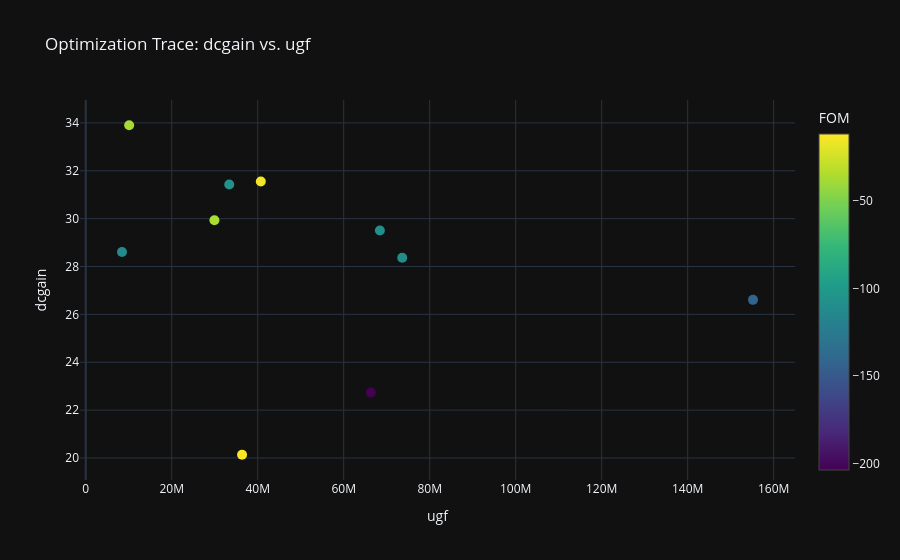
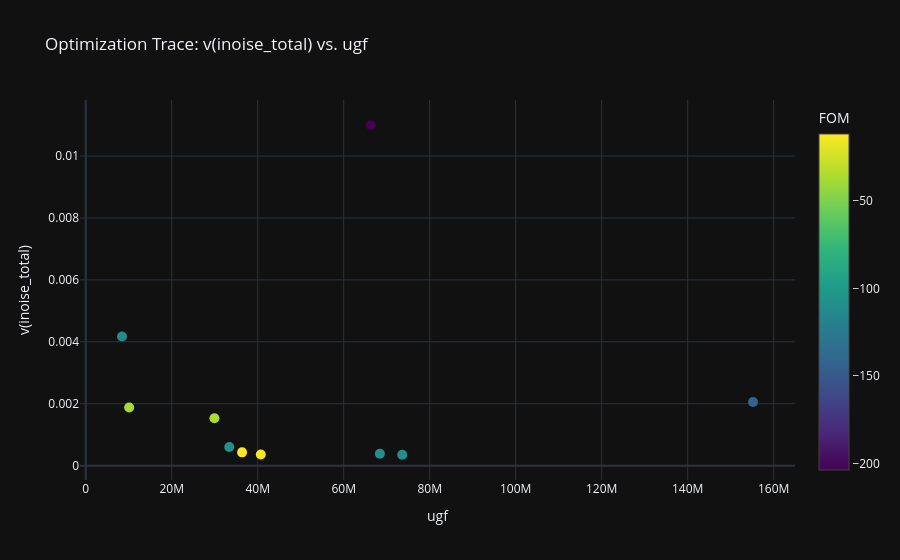
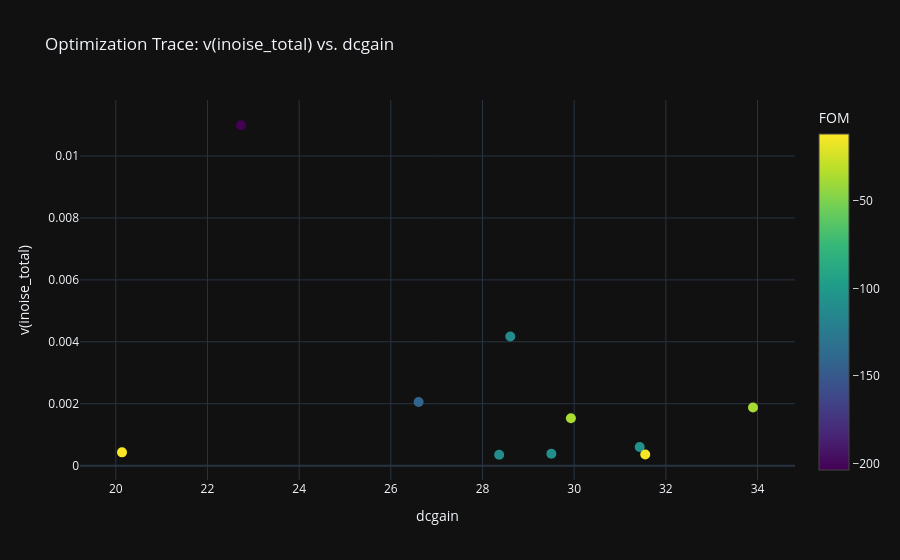
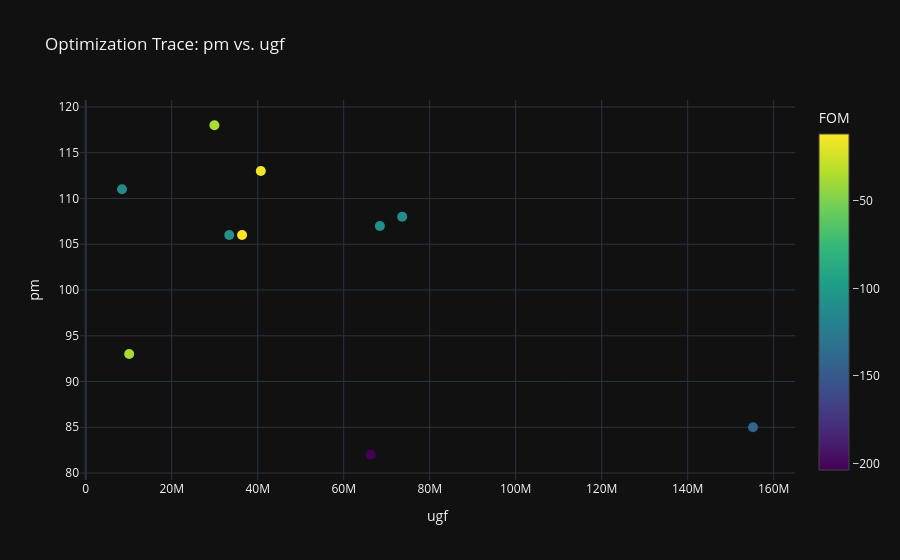

Source (notebook cell) for these figures, in order:
### Code cell
optimizer.plot_optimization_trace(metric_x="ugf", metric_y="dcgain", show=True, save_path="./ugf_dcgain.html")
optimizer.plot_optimization_trace(metric_x="ugf", metric_y="v(inoise_total)", show=True, save_path="./ugf_inoise.html")
optimizer.plot_optimization_trace(metric_x="dcgain", metric_y="v(inoise_total)", show=True,  save_path="./dcgain_inoise.html")
optimizer.plot_optimization_trace(metric_x="ugf", metric_y="pm", show=True,  save_path="./ugf_pm.html")
optimizer.plot_optimization_trace(metric_x="ugf", metric_y="tsettle", show=True,  save_path="./ugf_tsettle.html")
optimizer.plot_optimization_trace(metric_x="dcgain", metric_y="tsettle", show=True,  save_path="./dcgain_tsettle.html")
optimizer.plot_optimization_trace(metric_x="pm", metric_y="tsettle", show=True,  save_path="./pm_tsettle.html")

### Figure 1 — Plotly figure (JSON) as saved in the notebook; plotly's stock layout.template omitted (floating-point values rounded to 4 significant figures)
{"data": [{"marker": {"color": [-142.0, -36.19, -109.7, -106.7, -14.34, -203.6, -111.2, -108.0, -37.18, -11.59], "colorbar": {"title": {"text": "FOM"}}, "colorscale": [[0, "#440154"], [0.1111, "#482878"], [0.2222, "#3e4989"], [0.3333, "#31688e"], [0.4444, "#26828e"], [0.5556, "#1f9e89"], [0.6667, "#35b779"], [0.7778, "#6ece58"], [0.8889, "#b5de2b"], [1, "#fde725"]], "showscale": true, "size": 10}, "mode": "markers", "name": "Optimization Trace", "type": "scatter", "x": [155200000.0, 29930000.0, 73610000.0, 33380000.0, 40720000.0, 66300000.0, 8435000.0, 68410000.0, 10100000.0, 36360000.0], "y": [26.61, 29.93, 28.36, 31.43, 31.55, 22.73, 28.61, 29.5, 33.9, 20.14]}], "layout": {"showlegend": false, "title": {"text": "Optimization Trace: dcgain vs. ugf"}, "xaxis": {"title": {"text": "ugf"}}, "yaxis": {"title": {"text": "dcgain"}}}}

### Figure 2 — Plotly figure (JSON) as saved in the notebook; plotly's stock layout.template omitted (floating-point values rounded to 4 significant figures)
{"data": [{"marker": {"color": [-142.0, -36.19, -109.7, -106.7, -14.34, -203.6, -111.2, -108.0, -37.18, -11.59], "colorbar": {"title": {"text": "FOM"}}, "colorscale": [[0, "#440154"], [0.1111, "#482878"], [0.2222, "#3e4989"], [0.3333, "#31688e"], [0.4444, "#26828e"], [0.5556, "#1f9e89"], [0.6667, "#35b779"], [0.7778, "#6ece58"], [0.8889, "#b5de2b"], [1, "#fde725"]], "showscale": true, "size": 10}, "mode": "markers", "name": "Optimization Trace", "type": "scatter", "x": [155200000.0, 29930000.0, 73610000.0, 33380000.0, 40720000.0, 66300000.0, 8435000.0, 68410000.0, 10100000.0, 36360000.0], "y": [0.002055, 0.001532, 0.0003518, 0.0006011, 0.0003613, 0.01099, 0.004173, 0.0003824, 0.001879, 0.0004296]}], "layout": {"showlegend": false, "title": {"text": "Optimization Trace: v(inoise_total) vs. ugf"}, "xaxis": {"title": {"text": "ugf"}}, "yaxis": {"title": {"text": "v(inoise_total)"}}}}

### Figure 3 — Plotly figure (JSON) as saved in the notebook; plotly's stock layout.template omitted (floating-point values rounded to 4 significant figures)
{"data": [{"marker": {"color": [-142.0, -36.19, -109.7, -106.7, -14.34, -203.6, -111.2, -108.0, -37.18, -11.59], "colorbar": {"title": {"text": "FOM"}}, "colorscale": [[0, "#440154"], [0.1111, "#482878"], [0.2222, "#3e4989"], [0.3333, "#31688e"], [0.4444, "#26828e"], [0.5556, "#1f9e89"], [0.6667, "#35b779"], [0.7778, "#6ece58"], [0.8889, "#b5de2b"], [1, "#fde725"]], "showscale": true, "size": 10}, "mode": "markers", "name": "Optimization Trace", "type": "scatter", "x": [26.61, 29.93, 28.36, 31.43, 31.55, 22.73, 28.61, 29.5, 33.9, 20.14], "y": [0.002055, 0.001532, 0.0003518, 0.0006011, 0.0003613, 0.01099, 0.004173, 0.0003824, 0.001879, 0.0004296]}], "layout": {"showlegend": false, "title": {"text": "Optimization Trace: v(inoise_total) vs. dcgain"}, "xaxis": {"title": {"text": "dcgain"}}, "yaxis": {"title": {"text": "v(inoise_total)"}}}}

### Figure 4 — Plotly figure (JSON) as saved in the notebook; plotly's stock layout.template omitted (floating-point values rounded to 4 significant figures)
{"data": [{"marker": {"color": [-142.0, -36.19, -109.7, -106.7, -14.34, -203.6, -111.2, -108.0, -37.18, -11.59], "colorbar": {"title": {"text": "FOM"}}, "colorscale": [[0, "#440154"], [0.1111, "#482878"], [0.2222, "#3e4989"], [0.3333, "#31688e"], [0.4444, "#26828e"], [0.5556, "#1f9e89"], [0.6667, "#35b779"], [0.7778, "#6ece58"], [0.8889, "#b5de2b"], [1, "#fde725"]], "showscale": true, "size": 10}, "mode": "markers", "name": "Optimization Trace", "type": "scatter", "x": [155200000.0, 29930000.0, 73610000.0, 33380000.0, 40720000.0, 66300000.0, 8435000.0, 68410000.0, 10100000.0, 36360000.0], "y": [85.0, 118.0, 108.0, 106.0, 113.0, 82.0, 111.0, 107.0, 93.0, 106.0]}], "layout": {"showlegend": false, "title": {"text": "Optimization Trace: pm vs. ugf"}, "xaxis": {"title": {"text": "ugf"}}, "yaxis": {"title": {"text": "pm"}}}}
